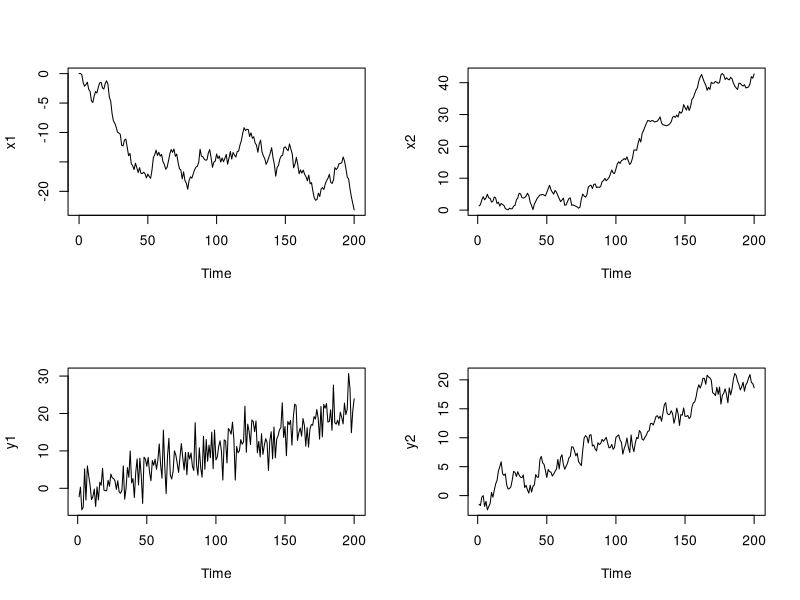
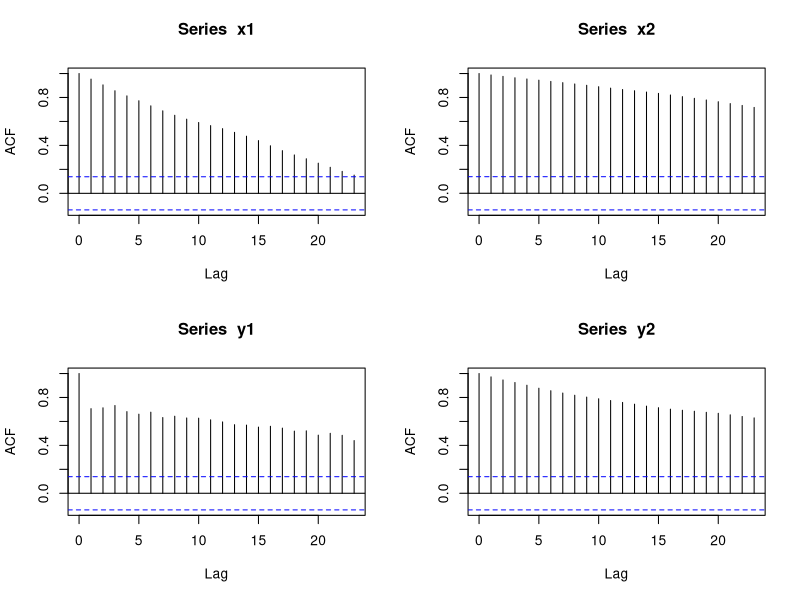
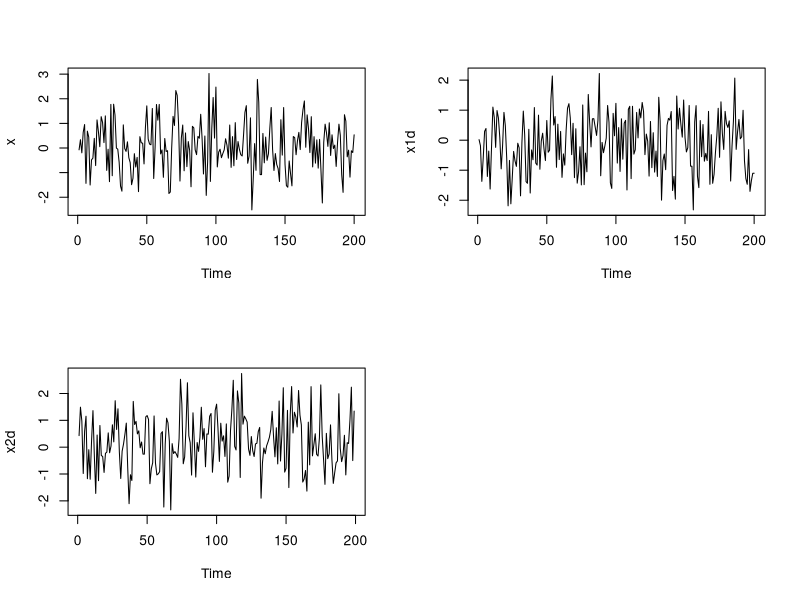

Here is the R script that generated these plots, in order:
## ---- chunk 1
knitr::opts_chunk$set(echo = TRUE,
                      message = FALSE,
                      warning = FALSE)
## ---- chunk 2
set.seed(10) # 乱数を指定
T <- 200 # 標本数
# ドリフト率 0 のランダム・ウォーク
x1 <- arima.sim(list(order = c(0, 1, 0)), n = T)
# 累積和, ドリフト率0.1のランダム・ウォーク
x2 <- cumsum(rnorm(T) + 0.1)
## ---- chunk 3
set.seed(11) # 乱数を指定
# 正規分布
y1 <- 0.1 * (1:T) + rnorm(T, sd = 4)
# AR(1)
y2 <- 0.1 * (1:T) + arima.sim(list(order = c(1, 0, 0), ar = 0.8), n = T) 
## ---- chunk 4
par(mfrow = c(2, 2)) # プロット画面を 2 行 2 列に分割
plot(x1); ts.plot(x2) # 単位根過程の時系列プロット
ts.plot(y1); plot(y2) # トレンド定常過程の時系列プロット
acf(x1); acf(x2) # 単位根過程のコレログラム
acf(y1); acf(y2) # トレンド定常過程のコレログラム
## ---- chunk 5
library(urca) # パッケージの読込
## ---- chunk 6
T <- 200 # 標本数
x <- rnorm(T) # 標準正規分布
ts.plot(x) # 時系列プロット
## ---- chunk 7
# ADF検定
ur.x <- ur.df(x, # 標本
              type = "trend", # Type 3
              lags = 10, # AR の最大次数
              selectlags = "BIC") # BIC を用いて AR 次数を決定
ur.x # 検定統計量の値
## ---- chunk 8
ur.x@cval # 棄却域
## ---- chunk 9
# ADF検定
ur.x1 <- ur.df(x1, # 標本
               type = "trend", # Type 3
               lags = 10, # AR の最大次数
               selectlags = "BIC") # BIC を用いて AR 次数を決定
ur.x1 # 検定統計量の値
ur.x1@cval # 棄却域
## ---- chunk 10
# ADF検定
ur.x1 <- ur.df(x1, # 標本
               type = "drift", # Type 2
               lags = 10, # AR の最大次数
               selectlags = "BIC") # BIC を用いて AR 次数を決定
ur.x1 # 検定統計量の値
## ---- chunk 11
ur.x1@cval # 棄却域
## ---- chunk 12
# ADF検定
ur.x1 <- ur.df(x1, # 標本
               type = "none", # Type 1
               lags = 10, # AR の最大次数
               selectlags = "BIC") # BIC を用いて AR 次数を決定
ur.x1 # 検定統計量の値
## ---- chunk 13
ur.x1@cval # 棄却域
## ---- chunk 14
x1d <- diff(x1) # 差分系列
ts.plot(x1d) # 時系列プロット
# ADF検定
ur.x1d <- ur.df(x1d, # 標本
               type = "trend", # Type 3
               lags = 10, # AR の最大次数
               selectlags = "BIC") # BIC を用いて AR 次数を決定
ur.x1d # 検定統計量の値
ur.x1d@cval # 棄却域
## ---- chunk 15
# ADF検定
ur.x2 <- ur.df(x2, # 標本
               type = "trend", # Type 3
               lags = 10, # AR の最大次数
               selectlags = "BIC") # BIC を用いて AR 次数を決定
ur.x2 # 検定統計量の値
ur.x2@cval # 棄却域
## ---- chunk 16
# ADF検定
ur.x2 <- ur.df(x2, # 標本
               type = "drift", # Type 2
               lags = 10, # AR の最大次数
               selectlags = "BIC") # BIC を用いて AR 次数を決定
ur.x2 # 検定統計量の値
ur.x2@cval # 棄却域
## ---- chunk 17
# ADF検定
ur.x2 <- ur.df(x2, # 標本
               type = "none", # Type 1
               lags = 10, # AR の最大次数
               selectlags = "BIC") # BIC を用いて AR 次数を決定
ur.x2 # 検定統計量の値
ur.x2@cval # 棄却域
## ---- chunk 18
x2d <- diff(x2) # 差分系列
ts.plot(x2d) # 時系列プロット
# ADF検定
ur.x2d <- ur.df(x2d, # 標本
               type = "trend", # Type 3
               lags = 10, # AR の最大次数
               selectlags = "BIC") # BIC を用いて AR 次数を決定
ur.x2d # 検定統計量の値
ur.x2d@cval # 棄却域
## ---- chunk 19
# ADF検定
ur.y1 <- ur.df(y1, # 標本
               type = "trend", # Type 3
               lags = 10, # AR の最大次数
               selectlags = "BIC") # BIC を用いて AR 次数を決定
ur.y1 # 検定統計量の値
ur.y1@cval # 棄却域
## ---- chunk 20
# ADF検定
ur.y2 <- ur.df(y2, # 標本
               type = "trend", # Type 3
               lags = 10, # AR の最大次数
               selectlags = "BIC") # BIC を用いて AR 次数を決定
ur.y2 # 検定統計量の値
ur.y2@cval # 棄却域
## ---- chunk 21
# ADF検定
ur.y1 <- ur.df(y1, # 標本
               type = "drift", # Type 2
               lags = 10, # AR の最大次数
               selectlags = "BIC") # BIC を用いて AR 次数を決定
ur.y2 # 検定統計量の値
ur.y2@cval # 棄却域
## ---- chunk 22
# ADF検定
ur.y1 <- ur.df(y1, # 標本
               type = "none", # Type 1
               lags = 10, # AR の最大次数
               selectlags = "BIC") # BIC を用いて AR 次数を決定
ur.y1 # 検定統計量の値
ur.y1@cval # 棄却域
## ---- chunk 23
# ADF検定
ur.y2 <- ur.df(y2, # 標本
               type = "drift", # Type 2
               lags = 10, # AR の最大次数
               selectlags = "BIC") # BIC を用いて AR 次数を決定
ur.y2 # 検定統計量の値
ur.y2@cval # 棄却域
## ---- chunk 24
# ADF検定
ur.y2 <- ur.df(y2, # 標本
               type = "none", # Type 1
               lags = 10, # AR の最大次数
               selectlags = "BIC") # BIC を用いて AR 次数を決定
ur.y2 # 検定統計量の値
ur.y2@cval # 棄却域
